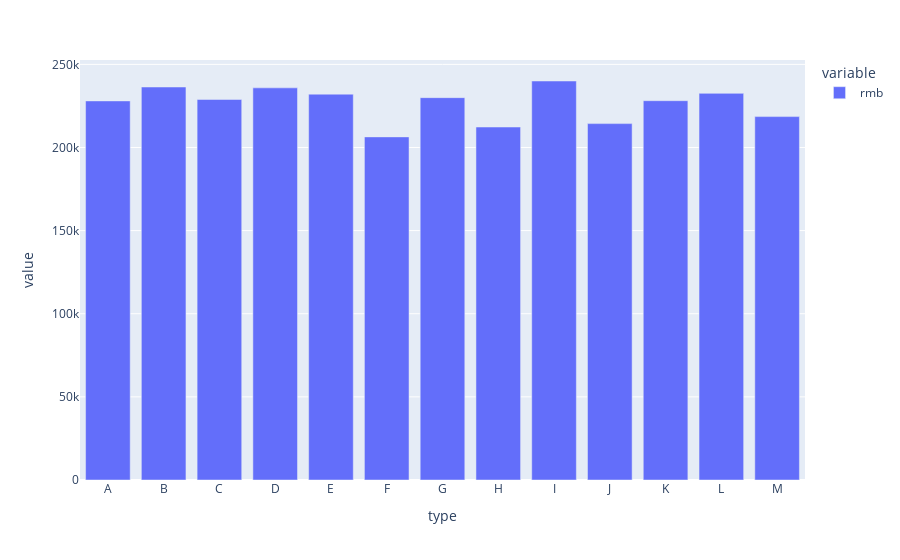

This figure's notebook cell:
### Code cell
#画图显示法各个类型费用变化情况 （超纲） （ df.plot.bar() ）
pd.options.plotting.backend = "plotly"
new_df = total_df.groupby(['type']).sum()
new_fig1 = new_df.plot.bar()
new_fig1.show()

### Figure 1 — Plotly figure (JSON) as saved in the notebook; plotly's stock layout.template omitted (floating-point values rounded to 4 significant figures)
{"data": [{"alignmentgroup": "True", "hovertemplate": "variable=rmb<br>type=%{x}<br>value=%{y}<extra></extra>", "legendgroup": "rmb", "marker": {"color": "#636efa"}, "name": "rmb", "offsetgroup": "rmb", "orientation": "v", "showlegend": true, "textposition": "auto", "type": "bar", "x": ["A", "B", "C", "D", "E", "F", "G", "H", "I", "J", "K", "L", "M"], "xaxis": "x", "y": [228007, 236375, 228876, 235864, 232074, 206378, 229962, 212301, 239990, 214356, 228146, 232547, 218575], "yaxis": "y"}], "layout": {"barmode": "relative", "legend": {"title": {"text": "variable"}, "tracegroupgap": 0}, "margin": {"t": 60}, "xaxis": {"anchor": "y", "domain": [0, 1], "title": {"text": "type"}}, "yaxis": {"anchor": "x", "domain": [0, 1], "title": {"text": "value"}}}}
